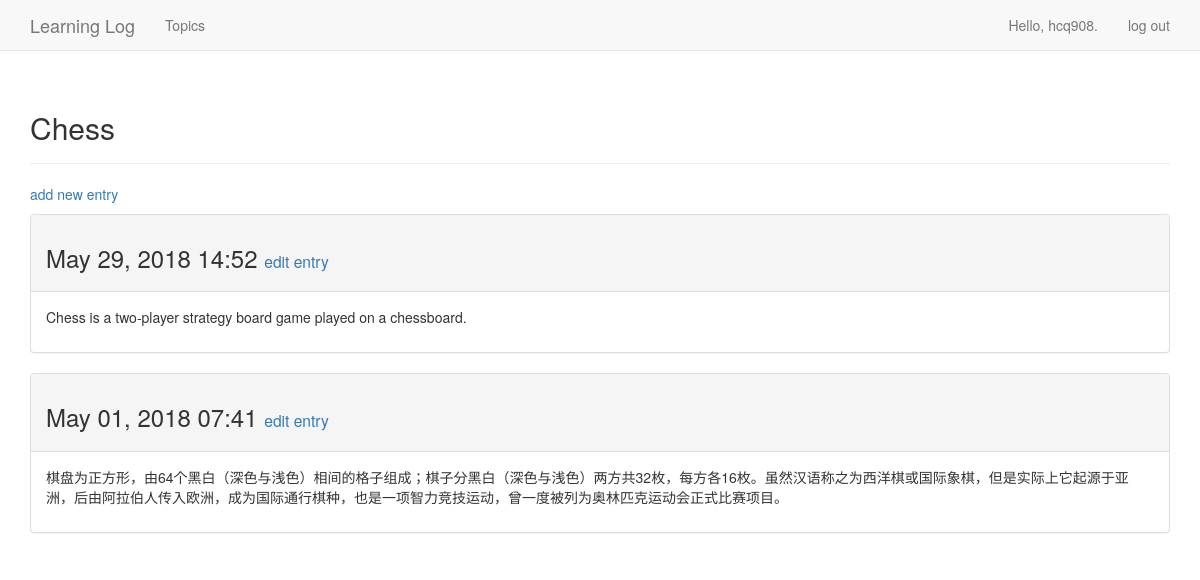
The page /topics/1/ (signed in) on the database its author committed.
### learningApp/models.py (models this page shows, shortened)
class Topic(models.Model):
    text = models.CharField(max_length=200)
    data_added = models.DateTimeField(auto_now_add=True) #自动设置为当前时间
    owner = models.ForeignKey(User, on_delete=models.CASCADE,)
    def __str__(self): #默认使用此属性显示Topic类的信息
        return self.text

class Entry(models.Model):
    topic = models.ForeignKey(Topic, on_delete=models.CASCADE,)
    text = models.CharField(max_length=2000)
    data_added = models.DateTimeField(auto_now_add=True)
    class Meta:#设置Meta属性
        verbose_name_plural = 'entries' #人类可读的复数名称, verbose 冗长的 plural 复数

### learningApp/views.py (the view)
# urls.py: re_path(r'^topics/(?P<topic_id>\d+)/$', views.topic, name='topic'),
@login_required
def topic(request, topic_id):
    topic = Topic.objects.get(id=topic_id)
    if topic.owner != request.user:
        raise Http404
    entries = topic.entry_set.order_by('-data_added')  #注意排序的条目是在models.py中建立的
    context = {'topic': topic, 'entries': entries}
    return render(request, 'learningApp/topic.html', context)

### learningApp/templates/learningApp/topic.html
{% extends 'learningApp/base.html' %}
{% block header %}
    <h2>{{ topic }}</h2>
{% endblock header %}
{% block content %}
    <p>
        <a href="{% url 'learningApp:new_entry' topic.id %}">add new entry</a>
    </p>
      {% for entry in entries %}
        <div class="panel panel-default">
            <div class="panel-heading">
                <h3>
                    {{ entry.data_added|date:'M d, Y H:i' }}
                    <small>
                       <a href="{% url 'learningApp:edit_entry' entry.id %}"> edit entry</a>
                    </small>
                </h3>
            </div>
            <div class="panel-body">
                {{ entry.text|linebreaks }}
            </div>
        </div>
      {% empty %}
          There are no entries for this topic yet.
      {% endfor %}
{% endblock content %}

### learningApp/templates/learningApp/base.html (shortened to what this page needs)
{% load bootstrap3 %}
<!DOCTYPE html>
<html lang="'en">
    <head>
        {% bootstrap_css %}
    </head>
    <body>
        <nav class="navbar navbar-default navbar-static-top">
            <div class="container">
                <div class="navbar-header">
                    <a class="navbar-brand" href="{% url 'learningApp:index' %}">Learning Log</a>
                </div>
                <div id="navbar" class="navbar-collapse collapse">
                    <ul class="nav navbar-nav">
                        <li>
                            <a href="{% url 'learningApp:topics' %}">Topics</a>
                        </li>
                    </ul>
                    <ul class="nav navbar-nav navbar-right">
                        {% if user.is_authenticated %}
                            <li><a>Hello, {{ user.username }}.</a></li>
                            <li><a href="{% url 'users:logout' %}">log out</a></li>
                        {% else %}
                            <li><a href="{% url 'users:register' %}">register</a></li>
                            <li><a href="{% url 'users:login' %}">log in</a></li>
                        {% endif %}
                    </ul>
                </div>
            </div>
        </nav>
        <div class="container">
            <div class="page-header">
                {% block header %} {% endblock header %}
            </div>
            <div >
                {% block content %} {% endblock content %}
            </div>
        </div>
    </body>
</html>

### rows shown on the page
Topic: text "Chess"
Entry: data_added "May 29, 2018 14:52", text "Chess is a two-player strategy board game played on a chessboard."
Entry: data_added "May 01, 2018 07:41", text "棋盘为正方形，由64个黑白（深色与浅色）相间的格子组成；棋子分黑白（深色与浅色）两方共32枚，每方各16枚。虽然汉语称之为西洋棋或国际象棋，但是实际上它起源于亚洲，后由阿拉伯人传入欧洲，成为国际通行棋种，也是一项智力竞技运动，曾一度被列为奥林匹克运动会正式比赛项目。"

### other values the page prints
{{ user.username }} "hcq908"
